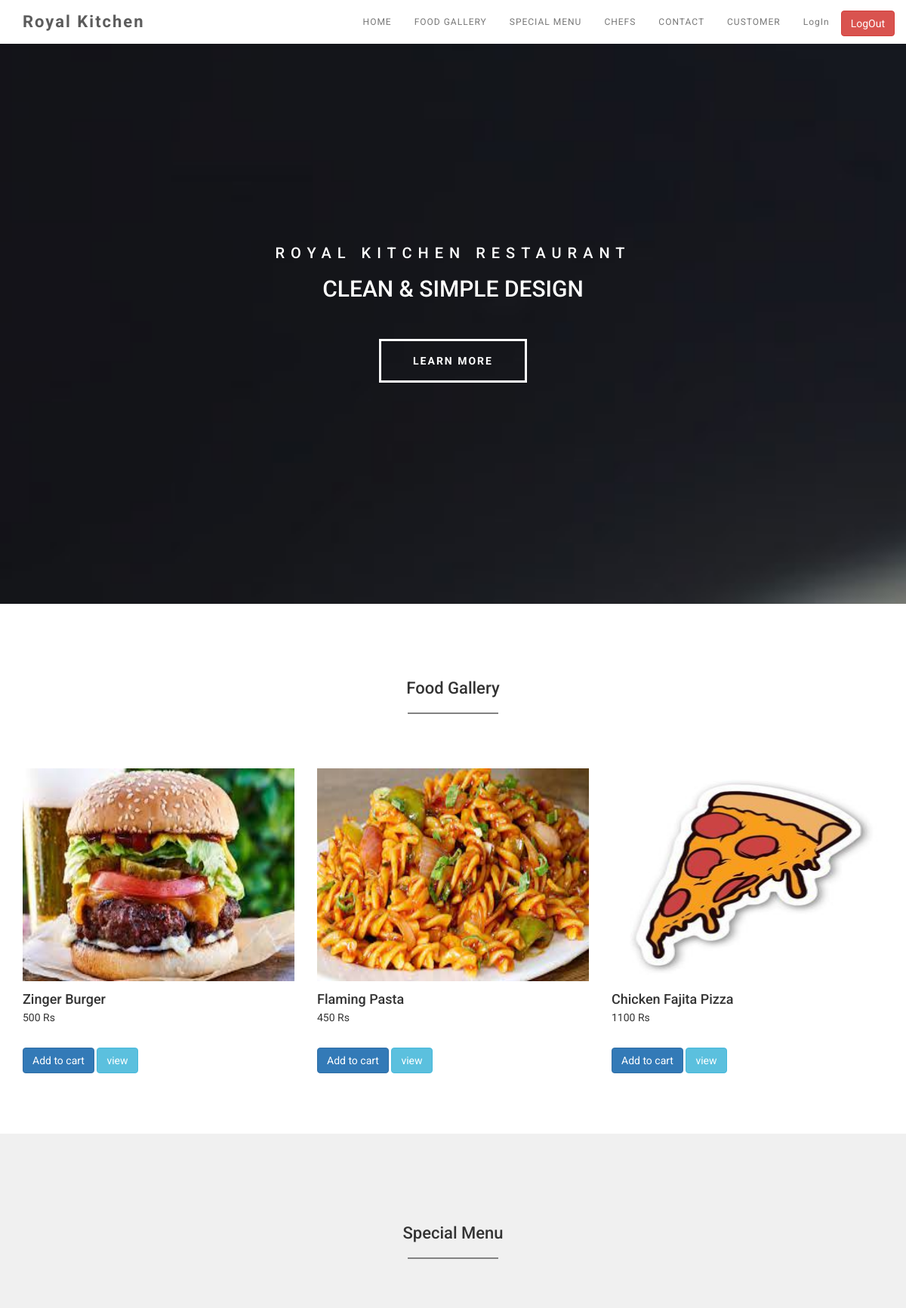
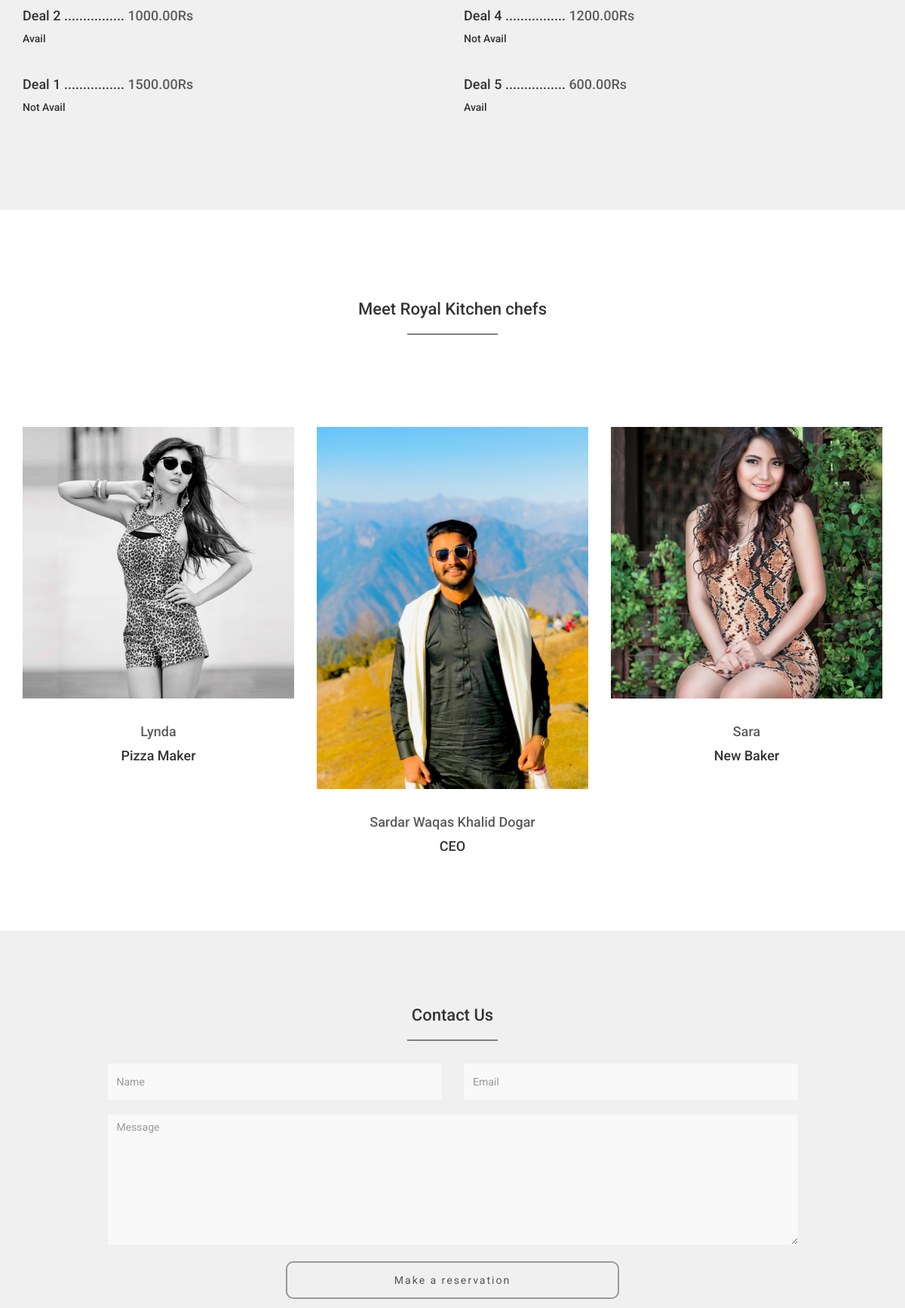
The page / (upper part) on the database its author committed (2 pictures, top to bottom).
### Myapp/models.py (models this page shows, shortened)
class Product(models.Model):
    name  = models.CharField(max_length=100)
    price = models.CharField(max_length=100)
    image = models.ImageField(upload_to='images/')

class Offers(models.Model):
   OfferName    = models.CharField(max_length=30,unique=True)
   OfferPrice   = models.DecimalField(max_digits=8, decimal_places=2)
   Availability = models.CharField(max_length=10,blank=True)
   CreateTime   = models.DateTimeField(auto_now=True)

class CEO(models.Model):
   Image     = models.ImageField(upload_to="images/")
   Name      = models.CharField(max_length=30)
   Rank      = models.CharField(max_length=50)
   EntryDate = models.DateTimeField(auto_now=True)

### Myapp/views.py (the view)
# urls.py: path('',views.temp,name='index'),
def temp(request):
    offerset = Offers.objects.all()
    dataset = Customer.objects.all()
    foodset = Product.objects.all()
    webset =  WebResources.objects.all()
    max=WebResources.objects.count()
    if(max!=0):
        max=1
    obj=WebResources.objects.get(pk=max)
    ceoset = CEO.objects.all()
    contactform = contactusform()
    if request.method == 'POST':
        contactform = contactusform(request.POST)
        if contactform.is_valid:
            contactform.save()
    return render(request,'Myapp/index.html',{'dat':dataset,'offers':offerset,'product':foodset,'form':contactform,'max':obj,'webset':webset,'ceo':ceoset})

### Myapp/forms.py
class contactusform(forms.ModelForm):
    class Meta:
        model = contactus
        fields='__all__'

### Myapp/templates/Myapp/index.html (shortened to what this page needs)
{% load static %}
<!DOCTYPE html>
<html lang="en">
<head>
	<link rel="stylesheet" href="{% static 'Myapp/css/bootstrap.min.css'%}">
	<link rel="stylesheet" href="{% static 'Myapp/css/animate.min.css'%}">
	<link rel="stylesheet" href="{% static 'Myapp/css/font-awesome.min.css'%}">
	<link rel="stylesheet" href="{% static 'Myapp/css/nivo-lightbox.css'%}">
	<link rel="stylesheet" href="{% static 'Myapp/css/nivo_themes/default/default.css'%}">
	<link rel="stylesheet" href="{% static 'Myapp/css/style.css'%}">
</head>
<body>
<section class="navbar navbar-default navbar-fixed-top" role="navigation">
	<div class="container">
		<div class="navbar-header">
			<a href="#" class="navbar-brand">Royal Kitchen</a>
		</div>
		<div class="collapse navbar-collapse">
			<ul class="nav navbar-nav navbar-right">
				<li><a href="#home" class="smoothScroll">HOME</a></li>
				<li><a href="#gallery" class="smoothScroll">FOOD GALLERY</a></li>
				<li><a href="#menu" class="smoothScroll">SPECIAL MENU</a></li>
				<li><a href="#team" class="smoothScroll">CHEFS</a></li>
				<li><a href="#contact" class="smoothScroll">CONTACT</a></li>
				<li><a href="#Customer" class="smoothScroll">CUSTOMER</a></li>
				{% if user.is_authenticated %}
				<li><a class="smoothScroll">Loged in as {{ request.user }}</a></li>
				{% else %}
				<li><a href="{% url 'signin' %}" class="smoothScroll">LogIn</a></li>
				{% endif %}
				<a href="{% url 'logout' %}" class="btn btn-danger" style="margin-top:2%;">LogOut</a>
			</ul>
		</div>
	</div>
</section>
<section id="home" class="parallax-section">
	<div class="container">
		<div class="row">
			<div class="col-md-12 col-sm-12">
				<h1>ROYAL KITCHEN RESTAURANT</h1>
				<h2>CLEAN &amp; SIMPLE DESIGN</h2>
				<a href="#gallery" class="smoothScroll btn btn-default">LEARN MORE</a>
			</div>
		</div>
	</div>
</section>
<section id="gallery" class="parallax-section">
	<div class="container">
		<div class="row">
			<div class="col-md-offset-2 col-md-8 col-sm-12 text-center">
				<h1 class="heading">Food Gallery</h1>
				<hr>
			</div>
            {% for data in product %}
			<div class="col-md-4 col-sm-4 wow fadeInUp" data-wow-delay="0.3s">
				<a href="{{data.image.url}}">
                    <img src={{data.image.url}} alt="gallery img" height="300" width="200">
                </a>
				<div>
					<h3>{{data.name}}</h3>
					<span>{{data.price}} Rs</span>
				</div>
			 {% if user.is_authenticated %}
             <a href="{% url 'cart_add' data.id %}" class="btn btn-primary">Add to cart</a>
             <a href="{% url 'cart_detail'  %}" class="btn btn-info">view </a>
			 {% else %}
			 <a href="{% url 'signin' %}" class="btn btn-primary">Add to cart</a>
             <a href="{% url 'signin'  %}" class="btn btn-info">view </a>
			 {% endif %}
			</div>
            {% endfor %}
		</div>
	</div>
</section>
<section id="menu" class="parallax-section">
	<div class="container">
		<div class="row">
			<div class="col-md-offset-2 col-md-8 col-sm-12 text-center">
				<h1 class="heading">Special Menu</h1>
				<hr>
			</div>
			{% for data in offers %}
			<div class="col-md-6 col-sm-6">
				<h4>{{data.OfferName}} ................ <span>{{data.OfferPrice}}Rs</span></h4>
				<h5>{{data.Availability}}</h5>
			</div>
			{% endfor %}
		</div>
	</div>
</section>
<section id="team" class="parallax-section">
	<div class="container">
		<div class="row">
			<div class="col-md-offset-2 col-md-8 col-sm-12 text-center">
				<h1 class="heading">Meet Royal Kitchen chefs</h1>
				<hr>
			</div>
			{% for data in ceo %}
			<div class="col-md-4 col-sm-4 wow fadeInUp" data-wow-delay="0.6s">
				<br>
				<br>
				<br>
				<img src="{{data.Image.url}}" class="img-responsive center-block" alt="team img">
				<h4>{{data.Name}}</h4>
				<h3>{{data.Rank}}</h3>
			</div>
			{% endfor %}
			</div>
		</div>
</section>
<section id="contact" class="parallax-section">
	<div class="container">
		<div class="row">
			<div class="col-md-offset-1 col-md-10 col-sm-12 text-center">
				<h1 class="heading">Contact Us</h1>
				<hr>
			</div>
			<div class="col-md-offset-1 col-md-10 col-sm-12 wow fadeIn" data-wow-delay="0.9s">
				<form action="" method="post">
					<div class="col-md-6 col-sm-6">
						<input name="Name" type="text" class="form-control" id="id_Name" placeholder="Name">
				  </div>
					<div class="col-md-6 col-sm-6">
						<input name="Email" type="email" class="form-control" id="id_Email" placeholder="Email">
				  </div>
					<div class="col-md-12 col-sm-12">
						<textarea name="Message" rows="8" class="form-control" id="id_Message" placeholder="Message"></textarea>
					</div>
					<div class="col-md-offset-3 col-md-6 col-sm-offset-3 col-sm-6">
						<input name="save" type="submit" class="form-control" value="Make a reservation">
					</div>
				</form>
			</div>
		</div>
	</div>
</section>
</body>
</html>

### Myapp/static/Myapp/css/style.css (style rules this page uses)
body { background: #ffffff; font-family: 'Roboto', sans-serif; font-weight: 400; position: relative; }
.heading { font-size: 22px; font-weight: 500; }
hr { border-top: 2px solid #828282; width: 120px; }
#menu, #gallery, #team { padding-top: 100px; padding-bottom: 100px; }
#menu, #contact { background: #f0f0f0; }
.parallax-section { background-attachment: fixed !important; background-size: cover !important; }
.navbar-default { background: #ffffff; box-shadow: 0px 2px 8px 0px rgba(50, 50, 50, 0.04); border: none; margin-bottom: 0; }
.navbar-brand, .navbar-nav li a { line-height: 28px; }
.navbar-default .navbar-brand { color: #5C5C5C; font-size: 22px; font-weight: bold; letter-spacing: 2px; }
.navbar-default .navbar-nav li a { font-size: 12px; letter-spacing: 1px; }
#home { background: url('../images/home-bg.jpg') 50% 0 repeat-y fixed; -webkit-background-size: cover; background-size: cover; background-position: center; color: #ffffff; display: -webkit-box; display: -webkit-flex; display: -ms-flexbox; display: flex; -webkit-box-align: center; -webkit-align-items: center; -ms-flex-align: center; align-items: center; height: 100vh; text-align: center; }
#home h1 { font-size: 20px; letter-spacing: 8px; font-style: normal; padding-top: 10px; }
#home .btn { background: transparent; border-radius: 0; border: 3px solid #ffffff; color: #ffffff; font-weight: bold; letter-spacing: 2px; padding: 16px 42px; margin-top: 40px; transition: all 0.4s ease-in-out; }
#team { text-align: center; }
#team h3 { font-size: 18px; line-height: 4px; }
#team h4 { color: #5C5C5C; padding-top: 24px; }
#team .col-md-4 { padding-top: 42px; }
#menu h4 { line-height: 1.5; }
#menu .col-md-8 { padding-bottom: 42px; }
#menu .col-md-6 { padding-bottom: 18px; }
#menu span { color: #5C5C5C; }
#gallery { padding-top: 80px; padding-bottom: 80px; }
#gallery .col-md-4 { padding-top: 52px; }
#gallery img { width: 100%; padding-bottom: 18px; }
#gallery .col-md-4 div { position: relative; bottom: 18px; padding-bottom: 12px; }
#gallery h3 { font-size: 18px; line-height: 8px; }
#contact { padding-top: 80px; padding-bottom: 100px; }
#contact .form-control { background: #f9f9f9; border: none; border-radius: 0; box-shadow: none; margin-top: 10px; margin-bottom: 10px; transition: all 0.4s ease-in-out; }
#contact input { height: 48px; }
#contact input[type="submit"] { background: transparent; border: 2px solid #999; border-radius: 10px; letter-spacing: 2px; margin-top: 12px; height: 50px; }

### rows shown on the page
Product: image (picture), name "Zinger Burger", price "500"
Product: image (picture), name "Flaming Pasta", price "450"
Product: image (picture), name "Chicken Fajita Pizza", price "1100"
Offers: OfferName "Deal 2", OfferPrice "1000.00", Availability "Avail"
Offers: OfferName "Deal 4", OfferPrice "1200.00", Availability "Not Avail"
Offers: OfferName "Deal 1", OfferPrice "1500.00", Availability "Not Avail"
Offers: OfferName "Deal 5", OfferPrice "600.00", Availability "Avail"
CEO: Image (picture), Name "Lynda", Rank "Pizza Maker"
CEO: Image (picture), Name "Sardar Waqas Khalid Dogar", Rank "CEO"
CEO: Image (picture), Name "Sara", Rank "New Baker"
